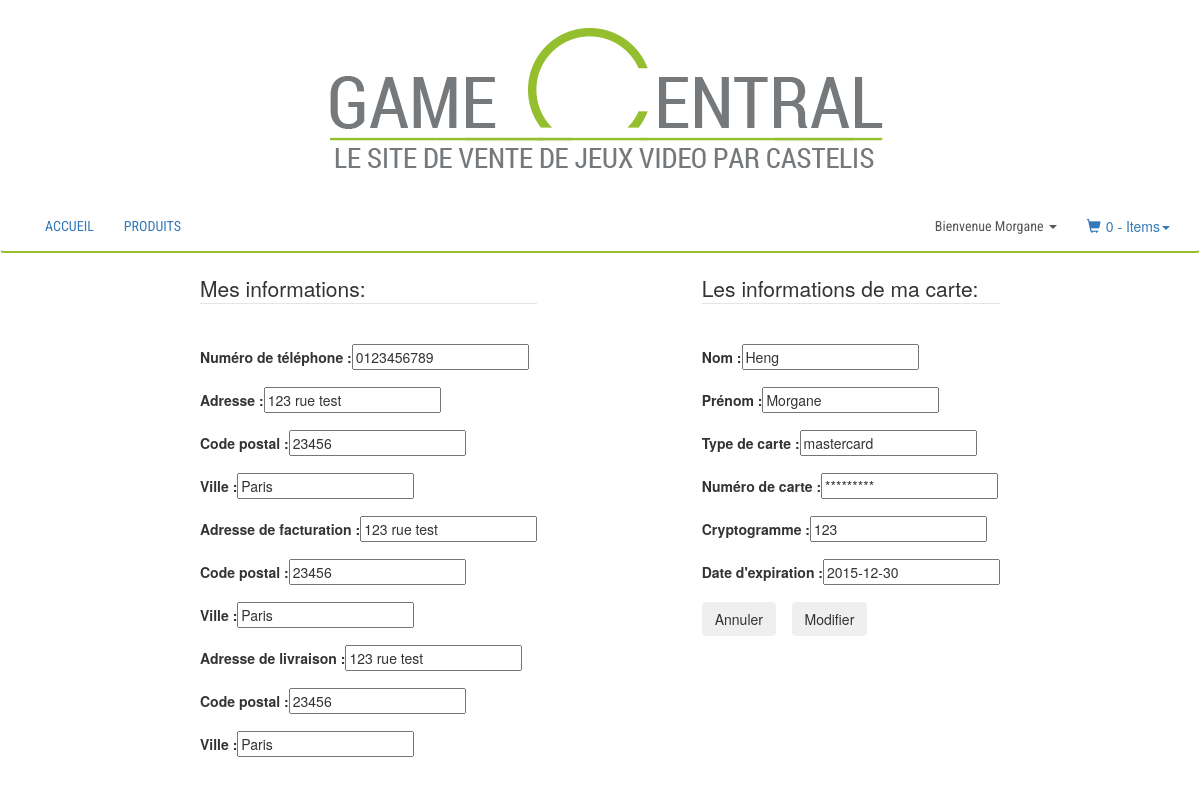
The app's page /view/modif_account.php (signed in) with its own data.
### tables this page shows
CREATE TABLE `gc_customers` (
  `id_customer` int(11) NOT NULL,
  `firstname_customer` varchar(255) NOT NULL,
  `lastname_customer` varchar(255) NOT NULL,
  `birthday` date NOT NULL,
  `mail` varchar(255) NOT NULL,
  `phone` varchar(10) NOT NULL,
  `pwd` varchar(255) NOT NULL,
  `address` varchar(255) NOT NULL,
  `delivery_address` varchar(255) NOT NULL,
  `shipping_address` varchar(255) NOT NULL,
  `postal_code` varchar(5) NOT NULL,
  `city` text NOT NULL,
  `delivery_postal_code` int(11) NOT NULL,
  `delivery_city` varchar(50) NOT NULL,
  `shipping_postal_code` int(11) NOT NULL,
  `shipping_city` varchar(50) NOT NULL
);

CREATE TABLE `gc_cards` (
  `id_card` int(11) NOT NULL,
  `firstname_customer` varchar(255) NOT NULL,
  `lastname_customer` varchar(255) NOT NULL,
  `card_type` varchar(255) NOT NULL,
  `card_number` varchar(16) DEFAULT NULL,
  `cryptogram` varchar(3) DEFAULT NULL,
  `expiring_date` date NOT NULL,
  `id_customer` int(11) NOT NULL
);

### controller/modif_info.php (the view, shortened to what this page needs)
<?php
function	modif_info()
{
	$conn = db_connect(_DB_SERVER_, _DB_USER_, _DB_PASSWD_, _DB_NAME_);
	$stmt = $conn->prepare("SELECT * FROM gc_customers WHERE id_customer = :r_customer");
	$stmt->execute(array(
		'r_customer' => $_SESSION['id_customer']
	));
	$res = $stmt->fetch();
	echo '<section class="customer"><fieldset><legend>Mes informations:</legend><br />';
	echo '<div class="form-group"><label>Numéro de téléphone : </label><input type="text" name="phone" value="' . $res['phone'] . '" maxlength="10"></div>';
	echo '<div class="form-group"><label>Adresse : </label><input type="text" name="address" value="' . $res['address'] . '"></div>';
	echo '<div class="form-group"><label>Code postal : </label><input type="text" name="postal" value="' . $res['postal_code'] . '" maxlength="5"></div>';
	echo '<div class="form-group"><label>Ville : </label><input type="text" name="city" value="' . $res['city'] . '"></div>';
	echo '<div class="form-group"><label>Adresse de facturation : </label><input type="text" name="delivery_address" value="' . $res['delivery_address'] . '"></div>';
	echo '<div class="form-group"><label>Code postal : </label><input type="text" name="delivery_postal" value="' . $res['delivery_postal_code'] . '" maxlength="5"></div>';
	echo '<div class="form-group"><label>Ville : </label><input type="text" name="delivery_city" value="' . $res['delivery_city'] . '"></div>';
	echo '<div class="form-group"><label>Adresse de livraison : </label><input type="text" name="shipping_address" value="' . $res['shipping_address'] . '"></div>';
	echo '<div class="form-group"><label>Code postal : </label><input type="text" name="shipping_postal" value="' .  $res['shipping_postal_code'] . '" maxlength="5"></div>';
	echo '<div class="form-group"><label>Ville : </label><input type="text" name="shipping_city" value="' . $res['shipping_city'] . '"></div></fieldset></section>';
	$stmt = $conn->prepare("SELECT * FROM gc_cards WHERE id_customer = :r_customer");
	$stmt->execute(array(
		'r_customer' => $_SESSION['id_customer']
	));
	$res = $stmt->fetch();
	if ($res['card_number'] == "")
			$card_number = "";
	else
		$card_number = "*********" . substr($res['card_number'],9);
	echo '<section class="card"><fieldset><legend>Les informations de ma carte:</legend><br />';
	echo '<div class="form-group"><label>Nom : </label><input type="text" name="lastname" value="' . $res['lastname_customer'] . '"></div>';
	echo '<div class="form-group"><label>Prénom : </label><input type="text" name="firstname" value="' . $res['firstname_customer'] . '"></div>';
	echo '<div class="form-group"><label>Type de carte : </label><input type="text" name="card_type" value="' . $res['card_type'] . '"></div>';
	echo '<div class="form-group"><label>Numéro de carte : </label><input type="text" name="card_number" value="' . $card_number . '" maxlength="13"></div>';
	echo '<div class="form-group"><label>Cryptogramme : </label><input type="text" name="cryptogram" value="' . $res['cryptogram'] . '" maxlength="3"></div>';
	echo '<div class="form-group"><label>Date d\'expiration : </label><input type="text" name="expiring_date" value="' . $res['expiring_date'] . '" placeholder="mm-aaaa"></div>';
	echo '</fieldset><input type="reset" class="btn" onclick="self.location=\'../view/account.php\'" value="Annuler">&nbsp;&nbsp;&nbsp;&nbsp;<input type="submit" class="btn" value="Modifier"></section>';
}
?>

### view/css/style.css (style rules this page uses)
section .customer { vertical-align : top; float : left; display : inline-block; margin-left : 170px; }
section .card { vertical-align : top; float : right; display : inline-block; margin-right : 170px; }

### records on screen
gc_customers: phone "0123456789", address "123 rue test", postal "23456", city "Paris", delivery_address "123 rue test", delivery_postal "23456", delivery_city "Paris", shipping_address "123 rue test", shipping_postal "23456", shipping_city "Paris"
gc_cards: lastname "Heng", firstname "Morgane", card_type "mastercard", card_number "*********", cryptogram "123", expiring_date "2015-12-30"

### other values on screen
$_SESSION['firstname_customer'] "Morgane"
$CART->m_c_count_games_ordered() "0"
